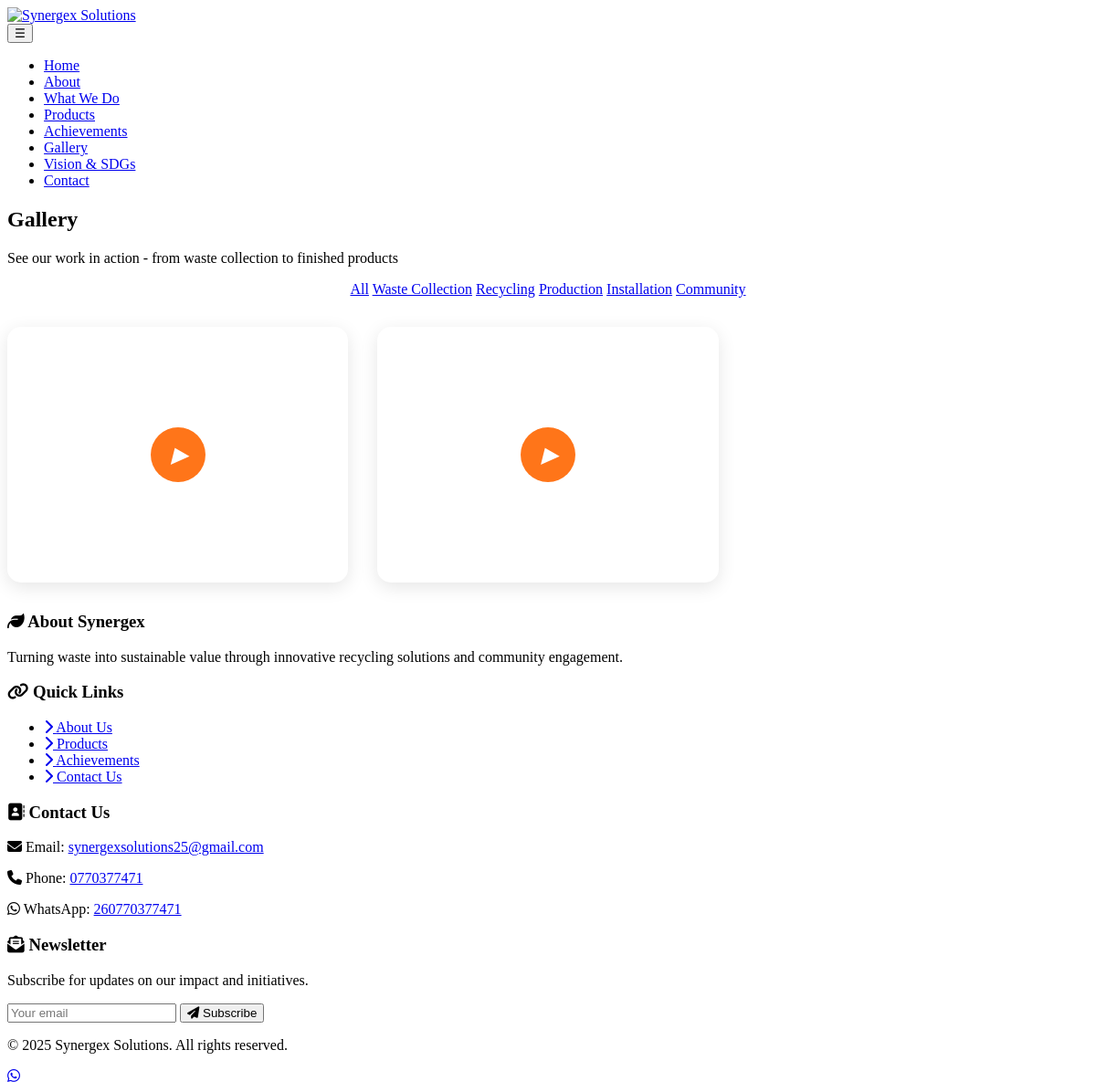
Screenshot of /gallery.php?category=recycling with the database file from the repository.
### tables this page shows
CREATE TABLE `gallery` (
  `id` int(11) NOT NULL,
  `title` varchar(255) NOT NULL,
  `category` varchar(100) DEFAULT NULL COMMENT 'waste_collection, recycling, production, installation, community',
  `image` varchar(255) NOT NULL,
  `media_type` enum('image','video') NOT NULL DEFAULT 'image',
  `caption` text DEFAULT NULL,
  `display_order` int(11) DEFAULT 0,
  `created_at` timestamp NOT NULL DEFAULT current_timestamp()
);

CREATE TABLE `site_settings` (
  `id` int(11) NOT NULL,
  `setting_key` varchar(100) NOT NULL,
  `setting_value` text DEFAULT NULL,
  `updated_at` timestamp NOT NULL DEFAULT current_timestamp() ON UPDATE current_timestamp()
);

### includes/functions.php (called while the page is built, shortened)
<?php
require_once __DIR__ . '/db.php';
function getSetting($key, $default = '') {
    $db = Database::getInstance();
    $result = $db->fetchOne("SELECT setting_value FROM site_settings WHERE setting_key = ?", [$key]);
    return $result ? $result['setting_value'] : $default;
}
function getGallery($category = null, $limit = null) {
    $db = Database::getInstance();
    $sql = "SELECT * FROM gallery";
    $params = [];
    if ($category) {
        $sql .= " WHERE category = ?";
        $params[] = $category;
    }
    $sql .= " ORDER BY display_order ASC, created_at DESC";
    return $db->fetchAll($sql, $params);
}
function sanitizeInput($data) {
    $data = trim($data);
    $data = stripslashes($data);
    $data = htmlspecialchars($data, ENT_QUOTES, 'UTF-8');
    return $data;
}
?>

### includes/db.php (called while the page is built, shortened)
<?php
class Database {
    private static $instance = null;
    private $conn;
    private function __construct() {
        try {
            $this->conn = new PDO(
                "mysql:host=" . DB_HOST . ";dbname=" . DB_NAME . ";charset=utf8mb4",
                DB_USER,
                DB_PASS,
                [
                    PDO::ATTR_ERRMODE => PDO::ERRMODE_EXCEPTION,
                    PDO::ATTR_DEFAULT_FETCH_MODE => PDO::FETCH_ASSOC,
                    PDO::ATTR_EMULATE_PREPARES => false
                ]
            );
        } catch(PDOException $e) {
            if (APP_DEBUG) {
                die("Connection failed: " . $e->getMessage());
            } else {
                error_log("Database connection failed: " . $e->getMessage());
                die("Database connection error. Please contact the administrator.");
            }
        }
    }
    public static function getInstance() {
        if (self::$instance === null) {
            self::$instance = new self();
        }
        return self::$instance;
    }
    public function query($sql, $params = []) {
        try {
            $stmt = $this->conn->prepare($sql);
            $result = $stmt->execute($params);
            return $stmt;
        } catch(PDOException $e) {
            if (APP_DEBUG) {
                error_log("Database Error: " . $e->getMessage());
                error_log("Failed SQL: " . $sql);
                error_log("Failed params: " . print_r($params, true));
            }
            return false;
        }
    }
    public function fetchAll($sql, $params = []) {
        $stmt = $this->query($sql, $params);
        return $stmt ? $stmt->fetchAll() : [];
    }
    public function fetchOne($sql, $params = []) {
        $stmt = $this->query($sql, $params);
        return $stmt ? $stmt->fetch() : null;
    }
}
?>

### gallery.php (the view, shortened to what this page needs)
<?php
require_once 'includes/header.php';
$selectedCategory = isset($_GET['category']) ? sanitizeInput($_GET['category']) : null;
$galleryImages = getGallery($selectedCategory);
?>
<section class="page-header">
    <div class="container">
        <h1>Gallery</h1>
        <p>See our work in action - from waste collection to finished products</p>
    </div>
</section>
<section class="container">
    <div class="gallery-filters" style="text-align: center; margin-bottom: 2rem;">
        <a href="gallery.php" class="btn <?php echo !$selectedCategory ? 'btn-primary' : 'btn-secondary'; ?>">All</a>
        <a href="gallery.php?category=waste_collection" class="btn <?php echo $selectedCategory == 'waste_collection' ? 'btn-primary' : 'btn-secondary'; ?>">Waste Collection</a>
        <a href="gallery.php?category=recycling" class="btn <?php echo $selectedCategory == 'recycling' ? 'btn-primary' : 'btn-secondary'; ?>">Recycling</a>
        <a href="gallery.php?category=production" class="btn <?php echo $selectedCategory == 'production' ? 'btn-primary' : 'btn-secondary'; ?>">Production</a>
        <a href="gallery.php?category=installation" class="btn <?php echo $selectedCategory == 'installation' ? 'btn-primary' : 'btn-secondary'; ?>">Installation</a>
        <a href="gallery.php?category=community" class="btn <?php echo $selectedCategory == 'community' ? 'btn-primary' : 'btn-secondary'; ?>">Community</a>
    </div>
    <?php if (empty($galleryImages)): ?>
    <div style="text-align: center; padding: 4rem 2rem;">
        <p style="font-size: 1.2rem; color: #666;">No images available in this category yet.</p>
        <p>Check back soon for updates!</p>
    </div>
    <?php else: ?>
    <div class="gallery-grid" id="galleryGrid">
        <?php foreach ($galleryImages as $index => $image): ?>
        <div class="gallery-item" data-index="<?php echo $index; ?>" style="animation-delay: <?php echo $index * 0.1; ?>s">
            <div class="gallery-item-inner" onclick="openLightbox(<?php echo $index; ?>)">
                <?php
                $isVideo = isset($image['media_type']) && $image['media_type'] === 'video';
                if ($isVideo): ?>
                    <div class="video-overlay">
                        <i class="play-icon">▶</i>
                    </div>
                <?php else: ?>
                    <img src="<?php echo UPLOAD_URL . $image['image']; ?>" alt="<?php echo htmlspecialchars($image['title']); ?>">
                <?php endif; ?>
            </div>
        </div>
        <?php endforeach; ?>
    </div>
    <?php endif; ?>
</section>
<?php require_once 'includes/footer.php'; ?>

### includes/footer.php (shortened to what this page needs)
<?php
$email = getSetting('email', 'synergexsolutions25@gmail.com');
$phone = getSetting('phone', '0770377471');
$whatsapp = getSetting('whatsapp', '260770377471');
?>
    <footer class="footer">
        <div class="footer-content">
            <div class="footer-section">
                <h3><i class="fas fa-leaf"></i> About Synergex</h3>
                <p>Turning waste into sustainable value through innovative recycling solutions and community engagement.</p>
            </div>
            <div class="footer-section">
                <h3><i class="fas fa-link"></i> Quick Links</h3>
                <ul class="footer-links">
                    <li><a href="<?php echo SITE_URL; ?>/about.php"><i class="fas fa-chevron-right"></i> About Us</a></li>
                    <li><a href="<?php echo SITE_URL; ?>/products.php"><i class="fas fa-chevron-right"></i> Products</a></li>
                    <li><a href="<?php echo SITE_URL; ?>/achievements.php"><i class="fas fa-chevron-right"></i> Achievements</a></li>
                    <li><a href="<?php echo SITE_URL; ?>/contact.php"><i class="fas fa-chevron-right"></i> Contact Us</a></li>
                </ul>
            </div>
            <div class="footer-section">
                <h3><i class="fas fa-address-book"></i> Contact Us</h3>
                <p><i class="fas fa-envelope"></i> Email: <a href="mailto:<?php echo $email; ?>"><?php echo $email; ?></a></p>
                <p><i class="fas fa-phone"></i> Phone: <a href="tel:<?php echo $phone; ?>"><?php echo $phone; ?></a></p>
                <p><i class="fab fa-whatsapp"></i> WhatsApp: <a href="https://wa.me/<?php echo $whatsapp; ?>"><?php echo $whatsapp; ?></a></p>
            </div>
            <div class="footer-section">
                <h3><i class="fas fa-envelope-open-text"></i> Newsletter</h3>
                <p>Subscribe for updates on our impact and initiatives.</p>
                <form id="newsletterForm" class="newsletter-form">
                    <input type="email" name="email" placeholder="Your email" required>
                    <button type="submit" class="btn btn-primary"><i class="fas fa-paper-plane"></i> Subscribe</button>
                </form>
            </div>
        </div>
        <div class="footer-bottom">
            <p>&copy; <?php echo date('Y'); ?> <?php echo $siteName; ?>. All rights reserved.</p>
        </div>
    </footer>
    <a href="https://wa.me/<?php echo $whatsapp; ?>?text=<?php echo urlencode(WHATSAPP_MESSAGE); ?>"
       class="whatsapp-float" target="_blank" title="Chat on WhatsApp">
        <i class="fab fa-whatsapp"></i>
    </a>
</body>
</html>

### gallery.php (style rules this page uses)
.gallery-grid { display: grid; grid-template-columns: repeat(auto-fill, minmax(300px, 1fr)); gap: 2rem; margin: 2rem 0; }
.gallery-item { opacity: 0; animation: fadeInUp 0.6s ease-out forwards; cursor: pointer; position: relative; }
.gallery-item-inner { position: relative; overflow: hidden; border-radius: 15px; box-shadow: 0 5px 20px rgba(0,0,0,0.1); transition: all 0.4s cubic-bezier(0.4, 0, 0.2, 1); aspect-ratio: 4/3; }
.video-overlay { position: absolute; top: 50%; left: 50%; transform: translate(-50%, -50%); background: rgba(255, 102, 0, 0.9); width: 60px; height: 60px; border-radius: 50%; display: flex; align-items: center; justify-content: center; transition: all 0.3s ease; }
.play-icon { color: white; font-size: 24px; margin-left: 4px; }

### rows the page displays
site_settings: setting_value "synergexsolutions25@gmail.com"
site_settings: setting_value "0770377471"
site_settings: setting_value "260770377471"
site_settings: setting_value "Synergex Solutions"
